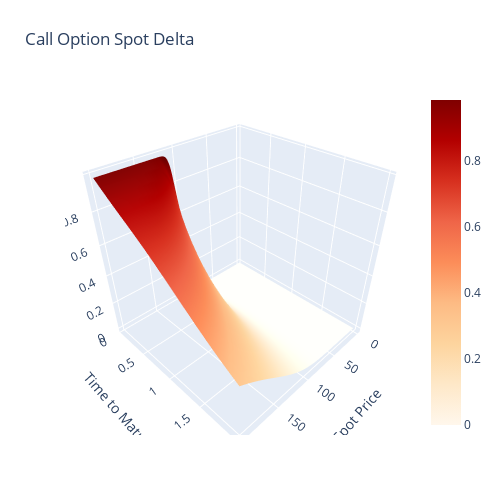

This figure's notebook cell:
### Code cell
K = 100
r = 0.05
q = 0.35
sigma = 0.25
o = VanillaOption(K, 1.0, 0)
maturities = np.linspace(0.05, 2, 20)
spots = np.linspace(1, 200, 200)
T, S = np.meshgrid(spots, maturities)
D = np.zeros_like(S)
#Figure 1
for t in enumerate(maturities):
    o.T = t[1]
    for s in enumerate(spots):
        D[t[0], s[0]] = o.bs_delta(s[1], r, q, sigma)
fig = go.Figure(data=[go.Surface(z=D, x=T, y=S, colorscale="OrRd")])
fig.update_layout(title='Call Option Spot Delta', autosize=False,
                  width=500, height=500,
                  margin=dict(l=65, r=50, b=65, t=90),
                  scene=dict(xaxis_title="Spot Price",
                             yaxis_title="Time to Maturity",
                             zaxis_title="Delta"))
fig.show()

### Figure 1 — Plotly figure (JSON) as saved in the notebook; plotly's stock layout.template omitted (floating-point values rounded to 4 significant figures; data arrays with more than 128 entries replaced by an {"elided": "..."} marker saying what was removed)
{"data": [{"colorscale": [[0, "rgb(255,247,236)"], [0.125, "rgb(254,232,200)"], [0.25, "rgb(253,212,158)"], [0.375, "rgb(253,187,132)"], [0.5, "rgb(252,141,89)"], [0.625, "rgb(239,101,72)"], [0.75, "rgb(215,48,31)"], [0.875, "rgb(179,0,0)"], [1, "rgb(127,0,0)"]], "type": "surface", "x": {"elided": "20x200 int values"}, "y": {"elided": "20x200 float values"}, "z": {"elided": "20x200 float values"}}], "layout": {"autosize": false, "height": 500, "margin": {"b": 65, "l": 65, "r": 50, "t": 90}, "scene": {"xaxis": {"title": {"text": "Spot Price"}}, "yaxis": {"title": {"text": "Time to Maturity"}}, "zaxis": {"title": {"text": "Delta"}}}, "title": {"text": "Call Option Spot Delta"}, "width": 500}}
